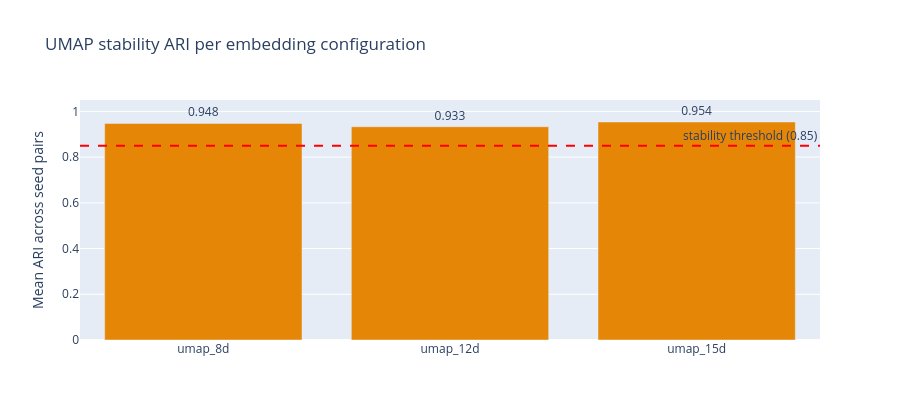

This figure's notebook cell:
### Code cell
# UMAP stability summary
print("\n── UMAP stability across seeds ──")
stab_rows = []
for config_name, ari in u["stability_scores"].items():
    res = u["umap_results"][config_name]
    stab_rows.append({
        "Config":      config_name,
        "k":           res["best_k"],
        "Silhouette":  res["best_score"],
        "Stability ARI": round(ari, 4),
        "Stable?":     "YES" if ari >= 0.85 else "NO",
    })

stab_df = pd.DataFrame(stab_rows).sort_values("Stability ARI", ascending=False)
display(stab_df)

fig_stab = go.Figure()
colors = [
    px.colors.qualitative.Vivid[0] if s >= 0.85
    else px.colors.qualitative.Vivid[2]
    for s in u["stability_scores"].values()
]
fig_stab.add_trace(go.Bar(
    x=list(u["stability_scores"].keys()),
    y=list(u["stability_scores"].values()),
    marker_color=colors,
    text=[f"{v:.3f}" for v in u["stability_scores"].values()],
    textposition="outside",
))
fig_stab.add_hline(
    y=0.85,
    line_dash="dash", line_color="red",
    annotation_text="stability threshold (0.85)",
    annotation_position="top right",
)
fig_stab.update_layout(
    title="UMAP stability ARI per embedding configuration",
    yaxis_title="Mean ARI across seed pairs",
    yaxis_range=[0, 1.05],
    height=420,
    showlegend=False,
)
fig_stab.show()

### Figure 1 — Plotly figure (JSON) as saved in the notebook; plotly's stock layout.template omitted (floating-point values rounded to 4 significant figures)
{"data": [{"marker": {"color": ["rgb(229, 134, 6)", "rgb(229, 134, 6)", "rgb(229, 134, 6)"]}, "text": ["0.948", "0.933", "0.954"], "textposition": "outside", "type": "bar", "x": ["umap_8d", "umap_12d", "umap_15d"], "y": [0.9477, 0.933, 0.9538]}], "layout": {"annotations": [{"showarrow": false, "text": "stability threshold (0.85)", "x": 1, "xanchor": "right", "xref": "x domain", "y": 0.85, "yanchor": "bottom", "yref": "y"}], "height": 420, "shapes": [{"line": {"color": "red", "dash": "dash"}, "type": "line", "x0": 0, "x1": 1, "xref": "x domain", "y0": 0.85, "y1": 0.85, "yref": "y"}], "showlegend": false, "title": {"text": "UMAP stability ARI per embedding configuration"}, "yaxis": {"range": [0, 1.05], "title": {"text": "Mean ARI across seed pairs"}}}}
